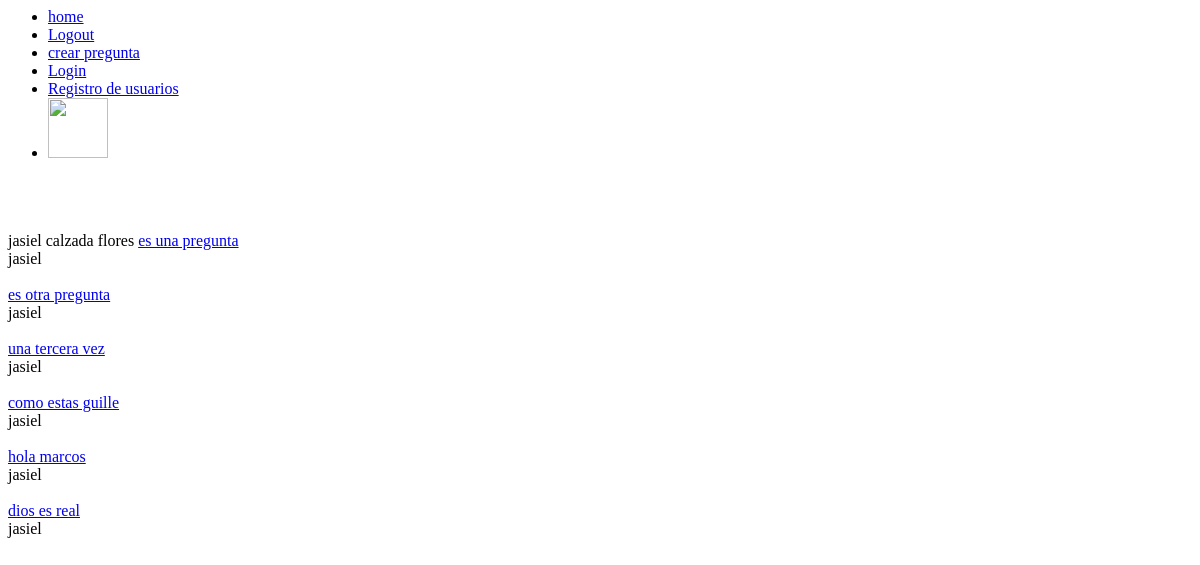
Page / (signed in) on the earlier database version.
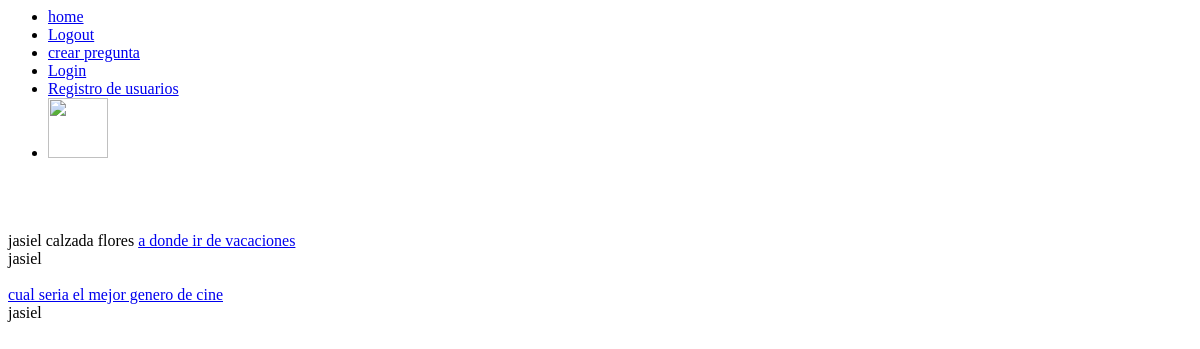
Same page on the later database version.
### apps/voto/models.py (models this page shows, shortened)
class usuario(models.Model):
	user_perfil = models.OneToOneField(User, related_name="profile")
	nombre = models.CharField(max_length=64)
	edad = models.IntegerField()
	correo = models.EmailField()
	image = models.ImageField(upload_to='Perfiles/', blank=True, null=True)
	def __unicode__(self):
		return '%s'%(self.user_perfil)

class pregunta(models.Model):
	id = models.AutoField(primary_key=True)
	nombre = models.CharField(max_length=64)
	id_usuario = models.ForeignKey(usuario)
	id_categoria = models.ForeignKey(categoria,null=True,blank=True)
	creado = models.DateField(default=timezone.now,null=True,blank=True)

### apps/voto/views.py (the view)
# urls.py: url(r'^$',index_view,name='index_view'),
def index_view(request):
	pre = pregunta.objects.all()
	ctx = {'instance':pre}
	return render(request,"voto/index.html",ctx)

### apps/voto/processors.py (called while the page is built)
def user_image(request):
	try:
		img=None
		user=request.user
		up=usuario.objects.get(user_perfil=user)
		img='/media/%s'%up.image
	except:
		img='http://localhost:8000/media/debian.png'
	return img

def consultory(request):
	dic = {
			'get_image_profile':user_image(request),
	}
	return dic

### templates/voto/index.html (shortened to what this page needs)
{% extends 'base.html' %}
{% load staticfiles %}
{% block content %}
{% if user.is_authenticated %}
{{user.profile.nombre}}
            {%for item in instance%}
              <a href="contestar_pregunta/{{item.id}}">{{item.nombre}}</a><br>
              {{item.id_usuario}}
            {%endfor%}
{%endif%}
{%endblock%}

### templates/base.html
{% load staticfiles %}
<html>
	<head>
		<ul>
            <li><a href="/">home</a></li>
            <li><a href="/logout">Logout</a></li>
            <li><a href="/crear_pregunta">crear pregunta</a></li>
            <li><a href="/login">Login</a></li>
            <li><a href="/registro_usuario">Registro de usuarios</a></li>
            <li><img src="{{ get_image_profile }}"  height="60" style="display:inline"></li>
        </ul>
	</head>
<body>
</body>
</html>
{% block content %}{% endblock %}

Differences in the rows shown:
removed pregunta: nombre "es una pregunta", id_usuario "jasiel"
removed pregunta: nombre "es otra pregunta", id_usuario "jasiel"
removed pregunta: nombre "una tercera vez", id_usuario "jasiel"
removed pregunta: nombre "como estas guille", id_usuario "jasiel"
removed pregunta: nombre "hola marcos", id_usuario "jasiel"
removed pregunta: nombre "dios es real", id_usuario "jasiel"
added pregunta: nombre "a donde ir de vacaciones", id_usuario "jasiel"
added pregunta: nombre "cual seria el mejor genero de cine", id_usuario "jasiel"
